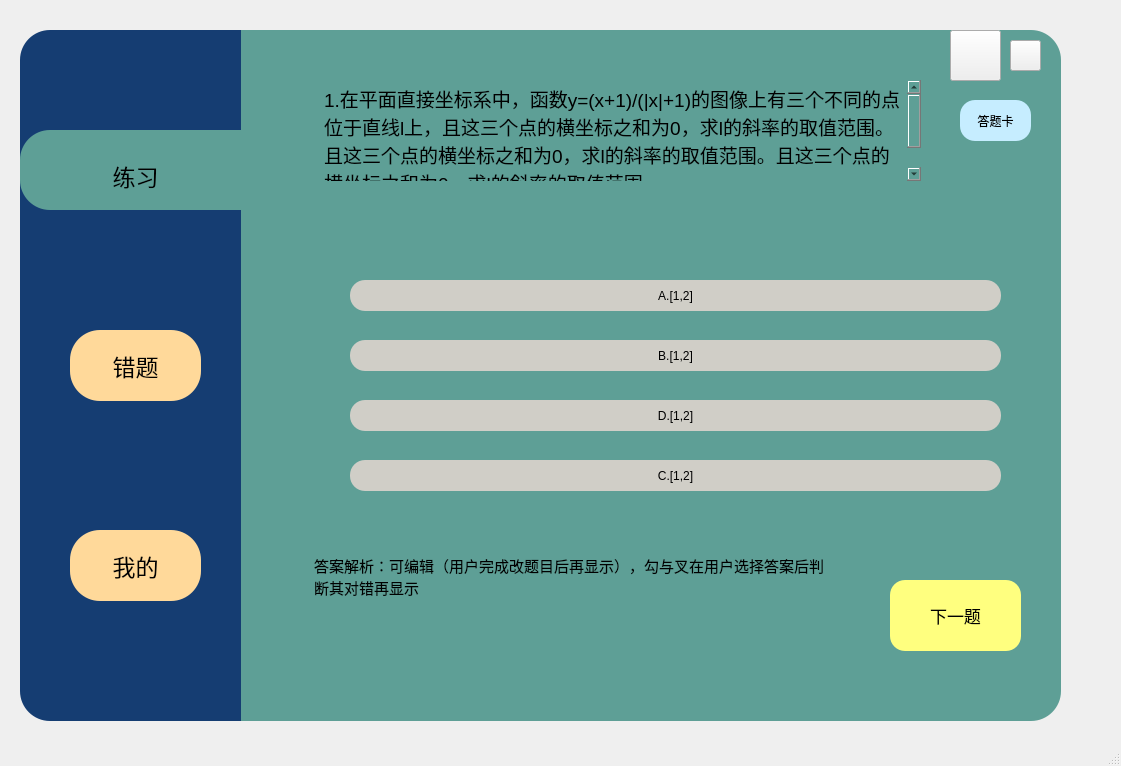
<?xml version="1.0" encoding="UTF-8"?>
<ui version="4.0">
 <class>MainWindow</class>
 <widget class="QMainWindow" name="MainWindow">
  <property name="geometry">
   <rect>
    <x>0</x>
    <y>0</y>
    <width>1121</width>
    <height>766</height>
   </rect>
  </property>
  <property name="windowTitle">
   <string>MainWindow</string>
  </property>
  <widget class="QWidget" name="centralwidget">
   <widget class="QFrame" name="frame_2">
    <property name="geometry">
     <rect>
      <x>20</x>
      <y>30</y>
      <width>221</width>
      <height>691</height>
     </rect>
    </property>
    <property name="styleSheet">
     <string notr="true">QFrame{
	background-color: rgb(21,61,114);
	border-top-left-radius:30px;
	border-bottom-left-radius:30px;
}</string>
    </property>
    <property name="frameShape">
     <enum>QFrame::StyledPanel</enum>
    </property>
    <property name="frameShadow">
     <enum>QFrame::Raised</enum>
    </property>
    <widget class="QPushButton" name="Bt_mine">
     <property name="geometry">
      <rect>
       <x>50</x>
       <y>500</y>
       <width>131</width>
       <height>71</height>
      </rect>
     </property>
     <property name="font">
      <font>
       <pointsize>17</pointsize>
      </font>
     </property>
     <property name="styleSheet">
      <string notr="true">QPushButton{
	background-color: rgb(255,217,154);
	border-radius:30px

}
QPushButton:pressed{
	padding-left:5px;
	padding-top:5px;
}</string>
     </property>
     <property name="text">
      <string>我的</string>
     </property>
    </widget>
    <widget class="QFrame" name="frame_3">
     <property name="geometry">
      <rect>
       <x>0</x>
       <y>100</y>
       <width>221</width>
       <height>80</height>
      </rect>
     </property>
     <property name="styleSheet">
      <string notr="true">background-color: rgb(94,159,150);
border-top-left-radius:30px;
	border-bottom-left-radius:30px;
</string>
     </property>
     <property name="frameShape">
      <enum>QFrame::StyledPanel</enum>
     </property>
     <property name="frameShadow">
      <enum>QFrame::Raised</enum>
     </property>
     <widget class="QPushButton" name="Bt_exercise">
      <property name="geometry">
       <rect>
        <x>50</x>
        <y>10</y>
        <width>131</width>
        <height>71</height>
       </rect>
      </property>
      <property name="font">
       <font>
        <pointsize>17</pointsize>
        <underline>false</underline>
        <strikeout>false</strikeout>
       </font>
      </property>
      <property name="styleSheet">
       <string notr="true">QPushButton{	

	border-radius:30px
}
QPushButton:pressed{
	padding-left:5px;
	padding-top:5px;
}</string>
      </property>
      <property name="text">
       <string>练习</string>
      </property>
     </widget>
    </widget>
    <widget class="QPushButton" name="Bt_wrong">
     <property name="geometry">
      <rect>
       <x>50</x>
       <y>300</y>
       <width>131</width>
       <height>71</height>
      </rect>
     </property>
     <property name="font">
      <font>
       <pointsize>17</pointsize>
       <weight>50</weight>
       <bold>false</bold>
      </font>
     </property>
     <property name="styleSheet">
      <string notr="true">QPushButton{
	background-color: rgb(255,217,154);
	color: rgb(0, 0, 0);
	border-radius:30px

}
QPushButton:pressed{
	padding-left:5px;
	padding-top:5px;
}</string>
     </property>
     <property name="text">
      <string>错题</string>
     </property>
    </widget>
   </widget>
   <widget class="QTextBrowser" name="exercise_analyse">
    <property name="geometry">
     <rect>
      <x>310</x>
      <y>550</y>
      <width>531</width>
      <height>151</height>
     </rect>
    </property>
    <property name="styleSheet">
     <string notr="true">background-color: rgb(94,159,150);</string>
    </property>
    <property name="frameShape">
     <enum>QFrame::NoFrame</enum>
    </property>
    <property name="html">
     <string>&lt;!DOCTYPE HTML PUBLIC &quot;-//W3C//DTD HTML 4.0//EN&quot; &quot;http://www.w3.org/TR/REC-html40/strict.dtd&quot;&gt;
&lt;html&gt;&lt;head&gt;&lt;meta name=&quot;qrichtext&quot; content=&quot;1&quot; /&gt;&lt;style type=&quot;text/css&quot;&gt;
p, li { white-space: pre-wrap; }
&lt;/style&gt;&lt;/head&gt;&lt;body style=&quot; font-family:'SimSun'; font-size:9pt; font-weight:400; font-style:normal;&quot;&gt;
&lt;p style=&quot; margin-top:0px; margin-bottom:0px; margin-left:0px; margin-right:0px; -qt-block-indent:0; text-indent:0px;&quot;&gt;&lt;span style=&quot; font-size:11pt;&quot;&gt;答案解析：可编辑（用户完成改题目后再显示），勾与叉在用户选择答案后判断其对错再显示&lt;/span&gt;&lt;/p&gt;&lt;/body&gt;&lt;/html&gt;</string>
    </property>
   </widget>
   <widget class="QTextBrowser" name="exercise_title">
    <property name="geometry">
     <rect>
      <x>320</x>
      <y>80</y>
      <width>601</width>
      <height>101</height>
     </rect>
    </property>
    <property name="font">
     <font>
      <pointsize>15</pointsize>
     </font>
    </property>
    <property name="styleSheet">
     <string notr="true">background-color: rgb(94,159,150);
</string>
    </property>
    <property name="frameShape">
     <enum>QFrame::NoFrame</enum>
    </property>
    <property name="html">
     <string>&lt;!DOCTYPE HTML PUBLIC &quot;-//W3C//DTD HTML 4.0//EN&quot; &quot;http://www.w3.org/TR/REC-html40/strict.dtd&quot;&gt;
&lt;html&gt;&lt;head&gt;&lt;meta name=&quot;qrichtext&quot; content=&quot;1&quot; /&gt;&lt;style type=&quot;text/css&quot;&gt;
p, li { white-space: pre-wrap; }
&lt;/style&gt;&lt;/head&gt;&lt;body style=&quot; font-family:'SimSun'; font-size:15pt; font-weight:400; font-style:normal;&quot;&gt;
&lt;p style=&quot; margin-top:0px; margin-bottom:0px; margin-left:0px; margin-right:0px; -qt-block-indent:0; text-indent:0px;&quot;&gt;&lt;span style=&quot; font-size:14pt;&quot;&gt;1.在平面直接坐标系中，函数y=(x+1)/(|x|+1)的图像上有三个不同的点位于直线l上，且这三个点的横坐标之和为0，求l的斜率的取值范围。且这三个点的横坐标之和为0，求l的斜率的取值范围。且这三个点的横坐标之和为0，求l的斜率的取值范围。&lt;/span&gt;&lt;/p&gt;
&lt;p style=&quot;-qt-paragraph-type:empty; margin-top:0px; margin-bottom:0px; margin-left:0px; margin-right:0px; -qt-block-indent:0; text-indent:0px; font-size:9pt;&quot;&gt;&lt;br /&gt;&lt;/p&gt;&lt;/body&gt;&lt;/html&gt;</string>
    </property>
   </widget>
   <widget class="QPushButton" name="Bt_D_ex">
    <property name="geometry">
     <rect>
      <x>350</x>
      <y>460</y>
      <width>651</width>
      <height>31</height>
     </rect>
    </property>
    <property name="styleSheet">
     <string notr="true">QPushButton{
border-radius:15px;
background-color: rgb(208, 206, 199);
}
QPushButton:pressed{
	padding-left:5px;
	padding-top:5px;
}</string>
    </property>
    <property name="text">
     <string>C.[1,2]</string>
    </property>
   </widget>
   <widget class="QPushButton" name="Bt_C_ex">
    <property name="geometry">
     <rect>
      <x>350</x>
      <y>400</y>
      <width>651</width>
      <height>31</height>
     </rect>
    </property>
    <property name="styleSheet">
     <string notr="true">QPushButton{
background-color: rgb(208, 206, 199);
border-radius:15px;
}

QPushButton:pressed{
	padding-left:5px;
	padding-top:5px;
}</string>
    </property>
    <property name="text">
     <string>D.[1,2]</string>
    </property>
   </widget>
   <widget class="QPushButton" name="Bt_B_ex">
    <property name="geometry">
     <rect>
      <x>350</x>
      <y>340</y>
      <width>651</width>
      <height>31</height>
     </rect>
    </property>
    <property name="styleSheet">
     <string notr="true">QPushButton{
border-radius:15px;
background-color: rgb(208, 206, 199);
}
QPushButton:pressed{
	padding-left:5px;
	padding-top:5px;
}</string>
    </property>
    <property name="text">
     <string>B.[1,2]</string>
    </property>
   </widget>
   <widget class="QPushButton" name="Bt_A_ex">
    <property name="geometry">
     <rect>
      <x>350</x>
      <y>280</y>
      <width>651</width>
      <height>31</height>
     </rect>
    </property>
    <property name="styleSheet">
     <string notr="true">QPushButton{
background-color: rgb(208, 206, 199);
border-radius:15px
}

QPushButton:pressed{
	padding-left:5px;
	padding-top:5px;
}
</string>
    </property>
    <property name="text">
     <string>A.[1,2]</string>
    </property>
   </widget>
   <widget class="QPushButton" name="exercise_next">
    <property name="geometry">
     <rect>
      <x>890</x>
      <y>580</y>
      <width>131</width>
      <height>71</height>
     </rect>
    </property>
    <property name="font">
     <font>
      <pointsize>13</pointsize>
     </font>
    </property>
    <property name="styleSheet">
     <string notr="true">QPushButton{
	background-color: rgb(255, 255, 127);
	border-radius:15px

}
QPushButton:pressed{
	padding-left:5px;
	padding-top:5px;
}</string>
    </property>
    <property name="text">
     <string>下一题</string>
    </property>
   </widget>
   <widget class="QPushButton" name="exercise_view">
    <property name="geometry">
     <rect>
      <x>960</x>
      <y>100</y>
      <width>71</width>
      <height>41</height>
     </rect>
    </property>
    <property name="contextMenuPolicy">
     <enum>Qt::PreventContextMenu</enum>
    </property>
    <property name="styleSheet">
     <string notr="true">QPushButton{
	border-radius:15px;
	background-color: rgb(198, 237, 255);
}

QPushButton:pressed{
	padding-left:5px;
	padding-top:5px;
}

</string>
    </property>
    <property name="text">
     <string>答题卡</string>
    </property>
   </widget>
   <widget class="QLabel" name="label_drag">
    <property name="geometry">
     <rect>
      <x>240</x>
      <y>30</y>
      <width>821</width>
      <height>691</height>
     </rect>
    </property>
    <property name="styleSheet">
     <string notr="true">QFrame{
	background-color: rgb(94,159,150);
	border-top-right-radius:30px;
	border-bottom-right-radius:30px;

}</string>
    </property>
    <property name="text">
     <string/>
    </property>
   </widget>
   <widget class="QPushButton" name="Bt_minimise">
    <property name="geometry">
     <rect>
      <x>950</x>
      <y>30</y>
      <width>51</width>
      <height>51</height>
     </rect>
    </property>
    <property name="styleSheet">
     <string notr="true">border-image: url(:/新前缀/最小化.png);</string>
    </property>
    <property name="text">
     <string/>
    </property>
   </widget>
   <widget class="QPushButton" name="Bt_exit">
    <property name="geometry">
     <rect>
      <x>1010</x>
      <y>40</y>
      <width>31</width>
      <height>31</height>
     </rect>
    </property>
    <property name="styleSheet">
     <string notr="true">border-image: url(:/新前缀/关闭窗口.png);</string>
    </property>
    <property name="text">
     <string/>
    </property>
   </widget>
   <widget class="QLabel" name="label_right">
    <property name="geometry">
     <rect>
      <x>310</x>
      <y>280</y>
      <width>31</width>
      <height>31</height>
     </rect>
    </property>
    <property name="styleSheet">
     <string notr="true">border-image: url(:/新前缀/对勾-解除.png);</string>
    </property>
    <property name="text">
     <string/>
    </property>
   </widget>
   <widget class="QLabel" name="label_wrong">
    <property name="geometry">
     <rect>
      <x>310</x>
      <y>330</y>
      <width>41</width>
      <height>41</height>
     </rect>
    </property>
    <property name="styleSheet">
     <string notr="true">border-image: url(:/新前缀/错误.png);</string>
    </property>
    <property name="text">
     <string/>
    </property>
   </widget>
   <zorder>label_drag</zorder>
   <zorder>Bt_A_ex</zorder>
   <zorder>Bt_C_ex</zorder>
   <zorder>exercise_analyse</zorder>
   <zorder>Bt_D_ex</zorder>
   <zorder>exercise_view</zorder>
   <zorder>Bt_B_ex</zorder>
   <zorder>exercise_title</zorder>
   <zorder>exercise_next</zorder>
   <zorder>frame_2</zorder>
   <zorder>Bt_minimise</zorder>
   <zorder>Bt_exit</zorder>
   <zorder>label_right</zorder>
   <zorder>label_wrong</zorder>
  </widget>
  <widget class="QStatusBar" name="statusbar"/>
 </widget>
 <resources>
  <include location="Resources.qrc"/>
 </resources>
 <connections>
  <connection>
   <sender>Bt_exit</sender>
   <signal>clicked()</signal>
   <receiver>MainWindow</receiver>
   <slot>close()</slot>
   <hints>
    <hint type="sourcelabel">
     <x>1027</x>
     <y>54</y>
    </hint>
    <hint type="destinationlabel">
     <x>1090</x>
     <y>54</y>
    </hint>
   </hints>
  </connection>
  <connection>
   <sender>Bt_minimise</sender>
   <signal>clicked()</signal>
   <receiver>MainWindow</receiver>
   <slot>showMinimized()</slot>
   <hints>
    <hint type="sourcelabel">
     <x>983</x>
     <y>46</y>
    </hint>
    <hint type="destinationlabel">
     <x>983</x>
     <y>14</y>
    </hint>
   </hints>
  </connection>
 </connections>
</ui>
